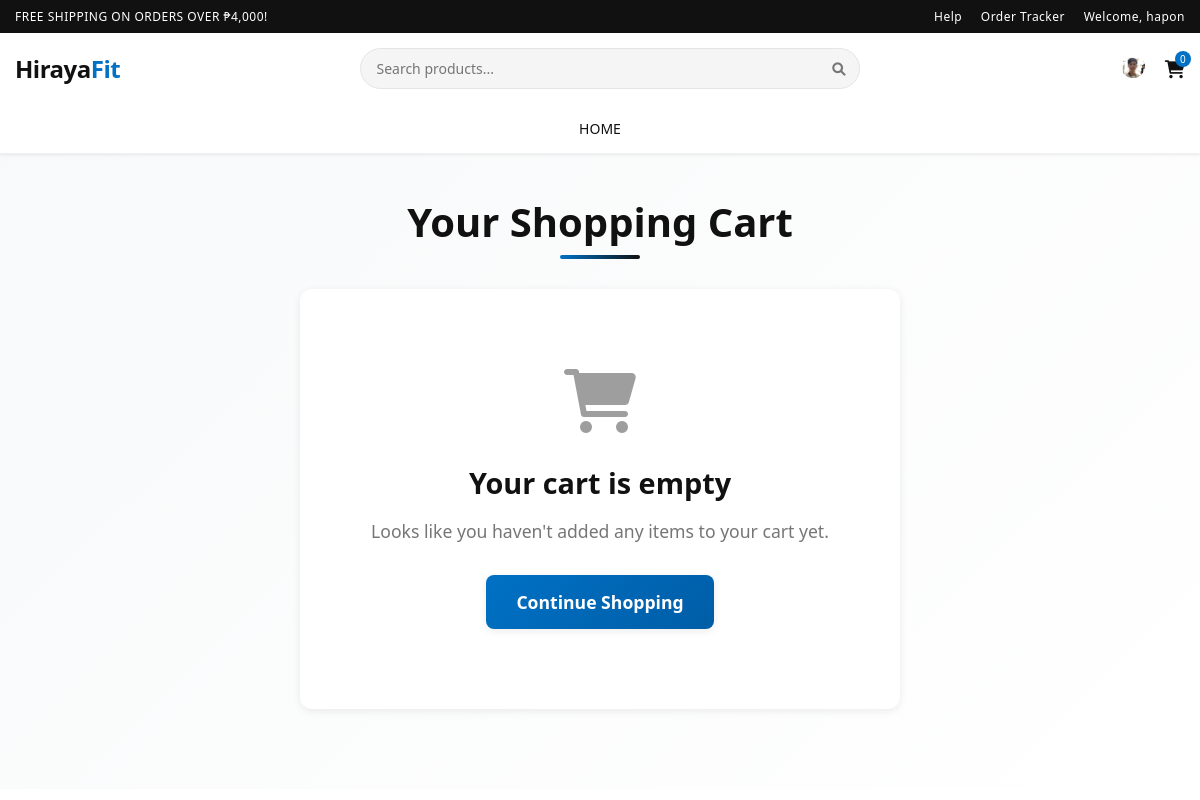
Page /c.php (signed in) on the committed database.
### tables this page shows
CREATE TABLE `users` (
  `id` int(11) NOT NULL,
  `fullname` varchar(100) NOT NULL,
  `email` varchar(100) NOT NULL,
  `username` varchar(50) NOT NULL,
  `password` varchar(255) NOT NULL,
  `address` text DEFAULT NULL,
  `phone` varchar(20) DEFAULT NULL,
  `profile_image` varchar(255) DEFAULT NULL,
  `is_active` tinyint(1) DEFAULT 0,
  `remember_token` varchar(64) DEFAULT NULL,
  `last_login` timestamp NULL DEFAULT NULL,
  `otp_code` varchar(6) DEFAULT NULL,
  `otp_purpose` enum('PASSWORD_RESET','EMAIL_VERIFICATION','LOGIN') DEFAULT NULL,
  `otp_created_at` timestamp NULL DEFAULT NULL,
  `otp_expires_at` timestamp NULL DEFAULT NULL,
  `otp_is_used` tinyint(1) DEFAULT 0,
  `created_at` timestamp NOT NULL DEFAULT current_timestamp(),
  `updated_at` timestamp NOT NULL DEFAULT current_timestamp() ON UPDATE current_timestamp()
);

### c.php (the view, shortened to what this page needs)
<?php
$loggedIn = isset($_SESSION['user_id']);
$user = null;
if ($loggedIn) {
    $db_host = 'localhost';
    $db_user = 'u801377270_hiraya_2025';
    $db_pass = 'Hiraya_2025';
    $db_name = 'u801377270_hiraya_2025';
    $conn = new mysqli($db_host, $db_user, $db_pass, $db_name);
    $stmt = $conn->prepare("SELECT id, fullname, username, email, profile_image FROM users WHERE id = ?");
    $stmt->bind_param("i", $_SESSION['user_id']);
    $stmt->execute();
    $result = $stmt->get_result();
    if ($result->num_rows > 0) {
        $user = $result->fetch_assoc();
    }
}
function loadCartItems()
{
    $cartItems = [];
    return $cartItems;
}
$cartItems = loadCartItems();
$allTotalItems = 0;
?>
<!DOCTYPE html>
<html lang="en">
<head>
    <link href="https://cdnjs.cloudflare.com/ajax/libs/font-awesome/6.0.0-beta3/css/all.min.css" rel="stylesheet">
    <link rel="stylesheet" href="style/usershop.css">
    <link rel="stylesheet" href="style/cart.css">
</head>
<body>
    <div class="top-bar">
        <div class="container">
            <div>FREE SHIPPING ON ORDERS OVER ₱4,000!</div>
            <div>
                <a href="#">Help</a>
                <a href="#">Order Tracker</a>
                <?php if (!$loggedIn): ?>
                    <a href="login.php">Sign In</a>
                    <a href="register.php">Register</a>
                <?php else: ?>
                    <a href="#">Welcome, <?php echo $user['username']; ?></a>
                <?php endif; ?>
            </div>
        </div>
    </div>
    <header class="header">
        <div class="container">
            <div class="navbar">
                <a href="index.php" class="logo">Hiraya<span>Fit</span></a>
                <div class="search-bar">
                    <input type="text" id="searchInput" placeholder="Search products...">
                    <button onclick="searchProducts()"><i class="fas fa-search"></i></button>
                </div>
                <div class="nav-icons">
                    <?php if ($loggedIn): ?>
                        <div class="account-dropdown" id="accountDropdown">
                            <a href="#" id="accountBtn">
                                <?php if (!empty($user['profile_image'])): ?>
                                    <img src="uploads/profiles/<?php echo $user['profile_image']; ?>" alt="Profile"
                                        class="mini-avatar">
                                <?php else: ?>
                                    <i class="fas fa-user-circle"></i>
                                <?php endif; ?>
                            </a>
                        </div>
                    <?php else: ?>
                        <a href="login.php"><i class="fas fa-user-circle"></i></a>
                    <?php endif; ?>
                    <a href="cart.php" id="cartBtn" class="active">
                        <i class="fas fa-shopping-cart"></i>
                        <span class="cart-count" id="cartCount">
                            <?php echo $allTotalItems; ?>
                        </span>
                    </a>
                </div>
            </div>
        </div>
        <nav class="main-nav" id="mainNav">
            <a   href="usershop.php">HOME</a>
        </nav>
    </header>
    <section class="cart-section">
        <div class="container">
            <h1>Your Shopping Cart</h1>
            <?php if (empty($cartItems)): ?>
                <div class="empty-cart">
                    <i class="fas fa-shopping-cart"></i>
                    <h2>Your cart is empty</h2>
                    <p>Looks like you haven't added any items to your cart yet.</p>
                    <a href="usershop.php.php" class="btn-primary">Continue Shopping</a>
                </div>
            <?php endif; ?>
        </div>
    </section>
</body>
</html>

### style/usershop.css (style rules this page uses)
:root { --primary: #111111; --secondary: #0071c5; --accent: #e5e5e5; --light: #ffffff; --dark: #111111; --grey: #767676; --light-grey: #f5f5f5; --border-color: #e0e0e0; }
* { margin: 0; padding: 0; box-sizing: border-box; font-family: 'Segoe UI', Tahoma, Geneva, Verdana, sans-serif; }
body { background-color: var(--light); }
.top-bar { background-color: var(--primary); color: white; padding: 8px 0; text-align: center; font-size: 12px; letter-spacing: 0.5px; }
.top-bar .container { display: flex; justify-content: space-between; align-items: center; max-width: 1200px; margin: 0 auto; padding: 0 15px; }
.top-bar a { color: white; text-decoration: none; margin-left: 15px; }
.header { background-color: white; box-shadow: 0 1px 3px rgba(0, 0, 0, 0.08); position: sticky; top: 0; z-index: 100; }
.container { max-width: 1200px; margin: 0 auto; padding: 0 15px; }
.navbar { display: flex; justify-content: space-between; align-items: center; padding: 15px 0; }
.logo { font-size: 24px; font-weight: 700; color: var(--primary); text-decoration: none; letter-spacing: -0.5px; }
.logo span { color: var(--secondary); }
.search-bar { flex-grow: 1; max-width: 500px; margin: 0 30px; position: relative; }
.search-bar input { width: 100%; padding: 10px 40px 10px 15px; border: 1px solid #e5e5e5; border-radius: 25px; background-color: #f5f5f5; font-size: 14px; }
.search-bar button { position: absolute; right: 15px; top: 50%; transform: translateY(-50%); background: none; border: none; cursor: pointer; color: var(--grey); }
.nav-icons { display: flex; align-items: center; }
.nav-icons a { margin-left: 20px; font-size: 18px; color: var(--dark); text-decoration: none; position: relative; }
.cart-count { position: absolute; top: -6px; right: -6px; background-color: var(--secondary); color: white; border-radius: 50%; width: 16px; height: 16px; font-size: 10px; display: flex; justify-content: center; align-items: center; }
.account-dropdown { position: relative; display: inline-block; }
.mini-avatar { width: 24px; height: 24px; border-radius: 50%; object-fit: cover; }
.main-nav { display: flex; justify-content: center; background-color: var(--light); border-bottom: 1px solid #f0f0f0; position: relative; }
.main-nav a { padding: 15px 20px; text-decoration: none; color: var(--dark); font-weight: 500; font-size: 14px; transition: all 0.2s ease; position: relative; }
.main-nav a:after { content: ''; position: absolute; width: 0; height: 2px; background: var(--secondary); left: 50%; bottom: 10px; transition: all 0.2s ease; transform: translateX(-50%); }
:root { --primary: #111111; --secondary: #0071c5; --accent: #e5e5e5; --light: #ffffff; --dark: #111111; --grey: #767676; --sale-color: #0071c5; --price-color: #e63946; }

### rows in the picture
users: username "hapon", profile_image (picture)

### other values in the picture
$allTotalItems "0"
